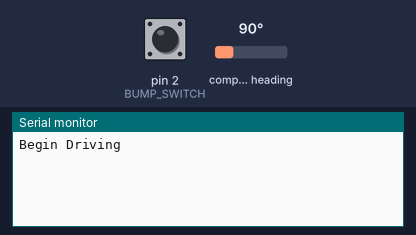
Bench run of a sketch on a simulated Arduino Uno, built with avr-gcc and run on an emulated ATmega328P. On the bench: the last lines printed to the serial monitor. The test bench sets the inputs (shaded band); at power-on: pin 2 (BUMP_SWITCH) HIGH, compass heading 90°.

Above: at 1.7 s.
1.8 s: pin 2 (BUMP_SWITCH) pulled LOW for 0.15 s
At 3.1 s:
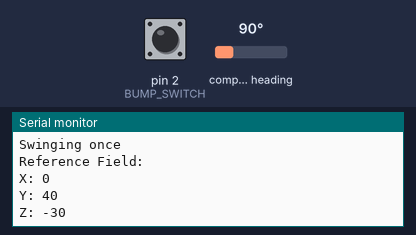
3.4 s: compass heading set to 7°
At 4.6 s:
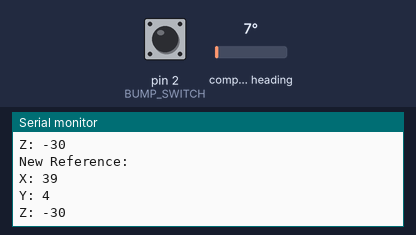
4.9 s: compass heading set to 180°
At 6.0 s:
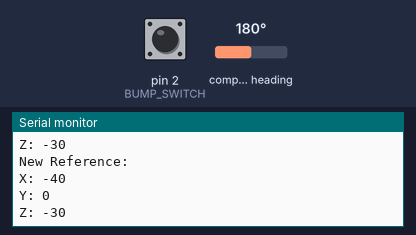
Timing chart, 0 to 7.9 s (numbered marks = the images above; inputs shaded):
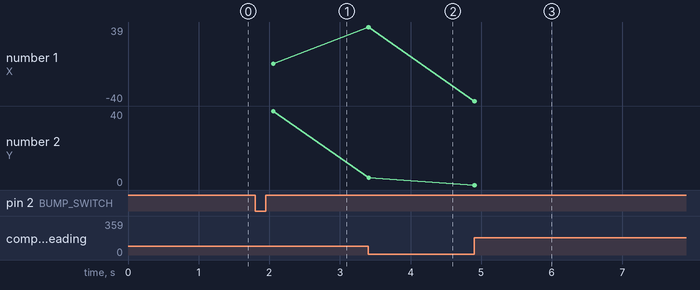

Measured:
- after the input at 1.8 s, the serial monitor: prints a new line at once (image 1)
- after the input at 3.4 s, the serial monitor: prints a new line at once (image 2)
- after the input at 4.9 s, the serial monitor: prints a new line at once (image 3)
- plotted number 1: 0 → 39 after the input at 3.4 s, 39 → -40 after the input at 4.9 s
- plotted number 2: 40 → 4 after the input at 3.4 s

The sketch:

pinky.ino
```cpp
/*
 * This code is uploaded on the Arduino UNO for Pinky functionality.
 *
 * Authors: Brett Farris and Bryan LaGrone
 */

#include <Wire.h>
#include <Adafruit_Sensor.h>
#include <Adafruit_HMC5883_U.h>

#include <AFMotor.h>
#include <Servo.h>

// Wheels
//Servo servo1; // Right wheel
//Servo servo2; // Left wheel

// Hit Stick
//Servo servo3;

// Bump Switch
#define BUMP_SWITCH 2

// Assign and ID to the magnetic field sensor
Adafruit_HMC5883_Unified mag = Adafruit_HMC5883_Unified(12345);

// Keeps track of four subsequent strikes over 30 seconds
int strike_count = 0;

// reference coordinates
int ref_x = 0;
int ref_y = 0;
int ref_z = 0;

// updating coordinates
int new_x = 0;
int new_y = 0;
int new_z = 0;

void setup() {

  Serial.begin(115200);  // set up Serial library at 9600 bps

  /* Initialise the sensor */
  if(!mag.begin())
  {
    /* There was a problem detecting the HMC5883 ... check your connections */
    Serial.println("Ooops, no HMC5883 detected ... Check your wiring!");
    while(1);
  }
  delay(500);

  // attach servos
  //servo3.attach(7);
  //servo2.attach(9);
  //servo1.attach(10);

  // initialize bump switch
  pinMode(BUMP_SWITCH, INPUT_PULLUP);

  // Initialize hit stick
  //servo3.write(180);

  // Stop wheels
  //servo2.write(90);
  //servo1.write(90);

}


// Test the servo
void loop() {

  Serial.print("Begin Driving");
  Serial.print("\n");

  // Drive to Stage 2
  while (digitalRead(BUMP_SWITCH) == HIGH){
    // Drive to Stage 2
    //servo2.write(97);
    //servo1.write(83);
  }

  // Stage 2 reached, stop driving
  //servo2.write(90);
  //servo1.write(90);

  Serial.print("Stage 2 Reached");
  Serial.print("\n");

  // First of five strikes
  //servo3.write(102);
  Serial.print("Swinging once");
  Serial.print("\n");
  delay(250);
  //servo3.write(130); // come back
  //delay(250);

  // Get reference coordinates
  sensors_event_t event;
  mag.getEvent(&event);
  ref_x = event.magnetic.x;
  ref_y = event.magnetic.y;
  ref_z = event.magnetic.z;

  Serial.println("Reference Field: ");
  Serial.print("X: ");
  Serial.println(ref_x);
  Serial.print("Y: ");
  Serial.println(ref_y);
  Serial.print("Z: ");
  Serial.println(ref_z);

  // Four more strikes possible
  while (strike_count < 4){

    // Get new reference coordinates
    sensors_event_t event;
    mag.getEvent(&event);
    new_x = event.magnetic.x;
    new_y = event.magnetic.y;
    new_z = event.magnetic.z;

    // check coordinates to see if there is a variation of at least 3; 3 was chosen arbitrary
    if ((ref_x < new_x - 3) || (ref_x > new_x + 3) || (ref_y < new_y - 3) || (ref_y > new_y + 3) || (ref_z < new_z - 3) || (ref_z > new_z + 3)){
      //servo3.write(102); // strike
      //delay(250);
      //servo3.write(130); // pull back
      Serial.println("Strike Occurred");
      //delay(250);

      Serial.println("Field Change: ");
      Serial.print("X: ");
      Serial.println(new_x);
      Serial.print("Y: ");
      Serial.println(new_y);
      Serial.print("Z: ");
      Serial.println(new_z);

      strike_count = strike_count + 1;

      /*
       *  Field turns off when hit is detected; minimal field "off" time is 1 second.
       *  Thus, need to get a new reference and be waiting sooner than 1 second.
      */

      // Get new reference coordinates
      sensors_event_t event;
      mag.getEvent(&event);
      ref_x = event.magnetic.x;
      ref_y = event.magnetic.y;
      ref_z = event.magnetic.z;

      Serial.println("New Reference: ");
      Serial.print("X: ");
      Serial.println(ref_x);
      Serial.print("Y: ");
      Serial.println(ref_y);
      Serial.print("Z: ");
      Serial.println(ref_z);
    }
  }
}
```
